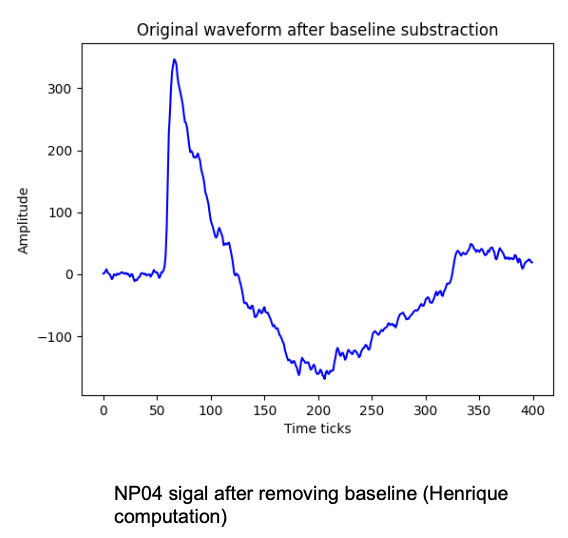
#> input picture src/waffles/np04_analysis/lightyield_vs_energy/data/waveform_examples/processed_st_screenshot.png, 568 x 538 px
$ python plot_illustrative_st_waveform.py --output-dir out
#> lines starting #> are read from the running program, lines starting #| are printed output that depends on the picture
#!/usr/bin/env python3
"""Illustrate ST waveform processing from a screenshot of one processed pulse.

The processed trace is approximately digitized from the supplied screenshot.
The unprocessed panel is reconstructed using an ASSUMED ADC baseline; it is
not a recovered raw waveform. Both figures disclose this provenance.
"""

import argparse
from pathlib import Path

import matplotlib

matplotlib.use("Agg")
import matplotlib.pyplot as plt
import numpy as np
from PIL import Image


DEFAULT_IMAGE = (Path(__file__).resolve().parents[2] / "data" /
                 "waveform_examples" / "processed_st_screenshot.png")


def digitize_processed_curve(path):
    rgb = np.asarray(Image.open(path).convert("RGB"))
    if rgb.shape[:2] != (538, 568):
        raise ValueError("Screenshot dimensions changed; pixel axes need recalibration")

    # Calibrate against visible ticks in the screenshot.
    # x = 103 at tick 0, x = 516 at tick 400.
    # y = 274 at amplitude 0; 100 amplitude units span 62 pixels.
    x0, x400, y0, pixels_per_100 = 103, 516, 274, 62.0
    observed_x, observed_y = [], []
    for x in range(x0, x400 + 1):
        column = rgb[48:386, x, :].astype(int)
        blue = ((column[:, 2] > 150) & (column[:, 0] < 110) &
                (column[:, 1] < 110) & (column[:, 2] > column[:, 0] + 60))
        ys = np.flatnonzero(blue)
        if len(ys):
            observed_x.append(x)
            observed_y.append(float(np.median(ys) + 48))
#> this loop made 414 passes
#> ys on passes 1 to 3: [224, 225], [223, 224, 225], [221, 222, 223, 224]
#> after the loop, observed_x = 414 values from 103 to 516; observed_y = 414 values, max 376.5 at index 220, min 61 at index 71, mean 283.6
    if len(observed_x) < 350:
        raise ValueError("Too few blue trace pixels for reliable digitization")
    ticks = np.arange(401, dtype=float)
#> ticks = 401 values from 0 to 400
    pixel_x = x0 + (x400 - x0) * ticks / 400
#> pixel_x = 401 values from 103 to 516
    pixel_y = np.interp(pixel_x, observed_x, observed_y)
#> pixel_y = 401 values, max 376.5 at index 214, min 61 at index 69, mean 283.6
    processed = (y0 - pixel_y) * 100 / pixels_per_100
#> processed = 401 values, max 343.5 at index 69, min -165.3 at index 214, mean -15.55
    return ticks, processed, len(observed_x)


def add_mark(ax):
    ax.text(0.98, 0.97, "ProtoDUNE-HD", transform=ax.transAxes,
            ha="right", va="top", fontsize=10, fontweight="bold",
            bbox=dict(facecolor="white", edgecolor="none", alpha=0.85))
    ax.text(0.98, 0.91, "Work in Progress", transform=ax.transAxes,
            ha="right", va="top", fontsize=9,
            bbox=dict(facecolor="white", edgecolor="none", alpha=0.85))


def save_panel(ticks, values, path, *, reconstructed, assumed_baseline):
    fig, ax = plt.subplots(figsize=(6.4, 6.4), constrained_layout=True)
    ax.plot(ticks, values, color="#0072B2", lw=1.3,
            label="Original ST waveform (reconstructed)" if reconstructed
                  else "Processed waveform\n(baseline-subtracted and inverted; digitized)")
    if not reconstructed:
        ax.axhline(0, color="#D55E00", lw=1, ls="--", label="Zero baseline")
    ax.set(xlabel="Time ticks", ylabel="Amplitude [ADC]", xlim=(0, 400))
    ax.set_ylim(float(np.min(values)) - 25,
                float(np.max(values)) + (150 if not reconstructed else 35))
    ax.grid(alpha=0.2)
    ax.legend(loc="upper left",
              frameon=True, facecolor="white", framealpha=1)
    add_mark(ax)
    fig.savefig(path, dpi=300)
    plt.close(fig)


def main():
    parser = argparse.ArgumentParser(description=__doc__)
    parser.add_argument("--source-image", type=Path, default=DEFAULT_IMAGE)
    parser.add_argument("--assumed-baseline-adc", type=float, default=8220.0)
    parser.add_argument("--output-dir", type=Path, required=True)
    parser.add_argument("--data-dir", type=Path,
                        help="Where to save the two reusable waveform CSVs; "
                             "defaults to the source image directory")
    args = parser.parse_args()
    ticks, processed, n_columns = digitize_processed_curve(args.source_image)
#> ticks = 401 values from 0 to 400; n_columns = 414
    args.output_dir.mkdir(parents=True, exist_ok=True)
    data_dir = args.data_dir or args.source_image.parent
    data_dir.mkdir(parents=True, exist_ok=True)
    reconstructed = args.assumed_baseline_adc - processed
#> reconstructed = 401 values, max 8385.3 at index 214, min 7876.5 at index 69, mean 8235.5
    save_panel(ticks, reconstructed, args.output_dir / "st_waveform_before.png",
               reconstructed=True, assumed_baseline=args.assumed_baseline_adc)
#> in save_panel, `fig.savefig(path, dpi=300)`:
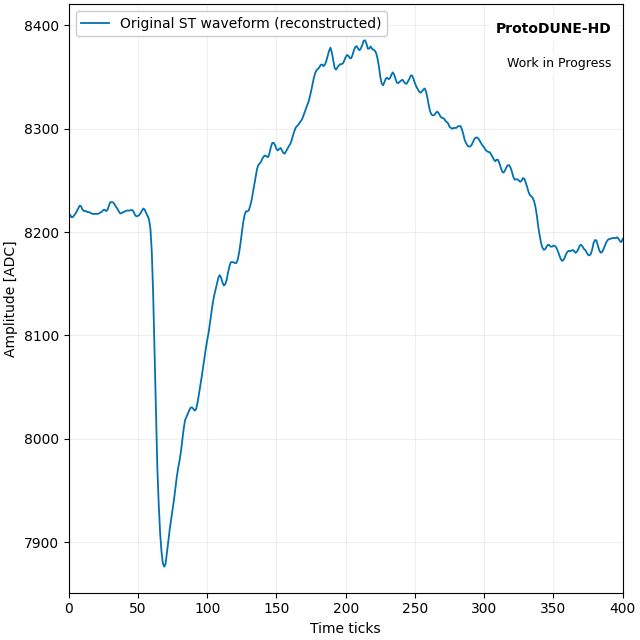
#> figure drawn by matplotlib, 1 panel; curve peaks at x = 214, y = 8385.3
    save_panel(ticks, processed, args.output_dir / "st_waveform_after.png",
               reconstructed=False, assumed_baseline=args.assumed_baseline_adc)
#> call 2 of save_panel, with ticks = array of shape (401,), values = array of shape (401,), reconstructed = False, assumed_baseline = 8220
#> in save_panel (call 2), `fig.savefig(path, dpi=300)`:
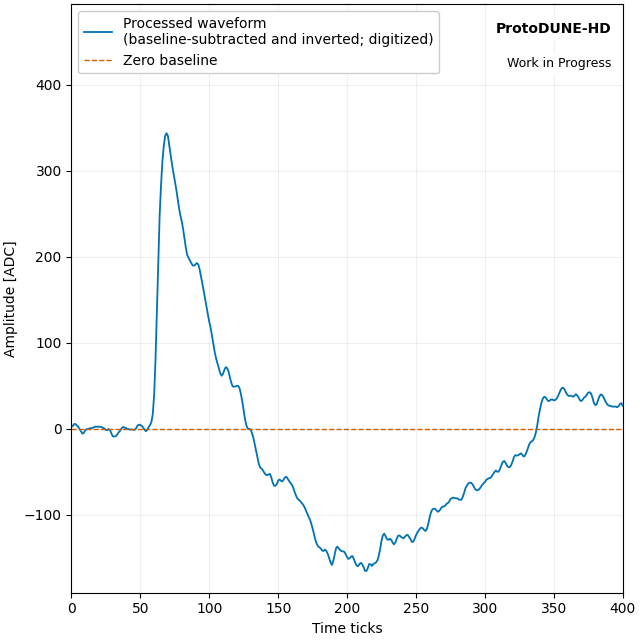
#> figure drawn by matplotlib, 1 panel; curve peaks at x = 69, y = 343.5
    np.savetxt(data_dir / "st_waveform_before_reconstructed.csv",
               np.column_stack([ticks.astype(int), reconstructed]),
               delimiter=",", header="time_tick,amplitude_adc", comments="",
               fmt=["%d", "%.6f"])
    np.savetxt(data_dir / "st_waveform_after_digitized.csv",
               np.column_stack([ticks.astype(int), processed]),
               delimiter=",", header="time_tick,amplitude_adc", comments="",
               fmt=["%d", "%.6f"])
    print(f"Digitized {n_columns} image columns; saved two CSVs to {data_dir.resolve()}")
#| Digitized 414 image columns; saved two CSVs to src/waffles/np04_analysis/lightyield_vs_energy/data/waveform_examples


if __name__ == "__main__":
    main()
